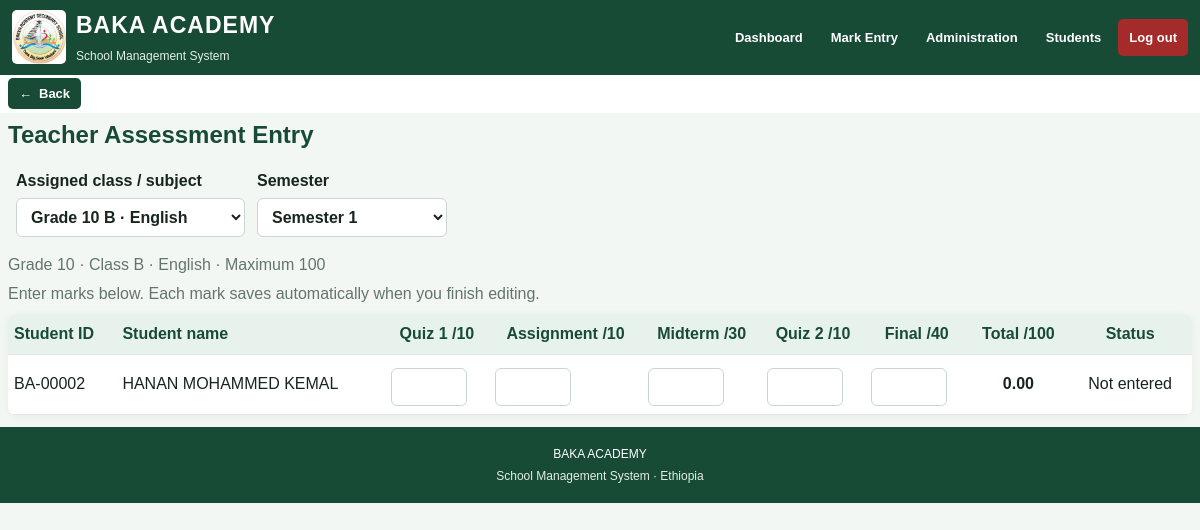
The app's page /teacher/marks (signed in) with its own data.
### app.py (models this page shows)
class Assignment(db.Model):
    id = db.Column(db.Integer, primary_key=True)
    teacher_id = db.Column(
        db.Integer, db.ForeignKey("user.id"), nullable=False
    )
    grade = db.Column(db.String(10), nullable=False)
    section = db.Column(db.String(10), nullable=False)
    stream = db.Column(db.String(50), nullable=True)
    subject = db.Column(db.String(80), nullable=True)

class Student(db.Model):
    id = db.Column(db.Integer, primary_key=True)
    student_id = db.Column(db.String(30), unique=True, nullable=False)
    full_name = db.Column(db.String(150), nullable=False)
    grade = db.Column(db.String(10), nullable=False)
    section = db.Column(db.String(10), nullable=False)
    sex = db.Column(db.String(1))
    age = db.Column(db.Integer)
    family_contact_name = db.Column(db.String(150))
    family_phone = db.Column(db.String(30))
    previous_school = db.Column(db.String(150))
    photo_filename = db.Column(db.String(255))
    stream = db.Column(db.String(50))
    academic_year_ec = db.Column(db.String(30))
    academic_year_gc = db.Column(db.String(30))
    is_active = db.Column(
        db.Boolean, nullable=False, default=True, server_default="1"
    )
    left_at = db.Column(db.DateTime)

### app.py (the view, shortened to what this page needs)
@app.route("/teacher/marks", methods=["GET", "POST"])
@logged_in
def marks():
    user = db.session.get(User, session["user_id"])
    if user.role not in ["admin", "teacher"]:
        flash("You are not allowed to enter marks.")
        return redirect(url_for("dashboard"))
    if user.role == "admin":
        assignments = Assignment.query.order_by(
            Assignment.grade,
            Assignment.section,
            Assignment.stream,
            Assignment.subject
        ).all()
    assignment_id = request.values.get("assignment_id", type=int)
    selected = next(
        (a for a in assignments if a.id == assignment_id),
        assignments[0] if assignments else None
    )
    term_value = request.values.get("term", "Semester 1")
    term = normalize_semester(term_value) or "Semester 1"
    students = []
    if selected:
        student_query = Student.query.filter_by(
            grade=selected.grade,
            section=selected.section,
            is_active=True
        ).order_by(Student.full_name)
        students = student_query.all()
    assessment_existing = {}
    if selected and students and selected.subject:
        student_ids = [student.id for student in students]
        saved_marks = AssessmentMark.query.filter(
            AssessmentMark.student_id.in_(student_ids),
            AssessmentMark.subject == selected.subject,
            AssessmentMark.semester == term
        ).all()
        student_years = {
            student.id: (student.academic_year_ec or "").strip()
            for student in students
        }
    existing = {}
    if selected and selected.subject:
        marks_query = Mark.query.filter_by(
            subject=selected.subject,
            term=term
        )
        if user.role != "admin":
            marks_query = marks_query.filter_by(
                teacher_id=user.id
            )
        for mark in marks_query.all():
            existing[mark.student_id] = mark.score
    return render_template(
        "marks.html",
        assignments=assignments,
        selected=selected,
        students=students,
        existing=existing,
        assessment_existing=assessment_existing,
        term=term
    )

### app.py (called while the page is built)
def logged_in(fn):
    @wraps(fn)
    def wrapper(*args, **kwargs):
        if "user_id" not in session:
            return redirect(url_for("login"))
        user = db.session.get(User, session["user_id"])
        if not user or not user.is_active:
            session.clear()
            flash("Your account is inactive or unavailable.")
            return redirect(url_for("login"))
        return fn(*args, **kwargs)
    return wrapper

def normalize_semester(value):
    if value in ["Term 1", "Semester 1"]:
        return "Semester 1"
    if value in ["Term 2", "Semester 2"]:
        return "Semester 2"
    return None

### templates/marks.html (shortened to what this page needs)
{% extends "base.html" %}
{% block content %}
<div class="marks-page">
    <h2>Teacher Assessment Entry</h2>
    {% if assignments %}
    <form class="toolbar" method="get">
        <label>
            Assigned class / subject
            <select name="assignment_id" onchange="this.form.submit()">
                {% for a in assignments %}
                <option value="{{ a.id }}"
                    {% if selected and selected.id == a.id %}selected{% endif %}>
                    Grade {{ a.grade }} {{ a.section }} · {{ a.subject }}
                </option>
                {% endfor %}
            </select>
        </label>
        <label>
            Semester
            <select name="term" onchange="this.form.submit()">
                <option value="Semester 1"
                    {% if term == "Semester 1" or term == "Term 1" %}selected{% endif %}>
                    Semester 1
                </option>
            </select>
        </label>
    </form>
    {% if selected %}
    <p class="muted">
        Grade {{ selected.grade }} · Class {{ selected.section }}
        · {{ selected.subject }} · Maximum 100
    </p>
    <p class="muted">
        Enter marks below. Each mark saves automatically when you finish editing.
    </p>
    <div class="table-wrap">
        <table>
            <thead>
                <tr>
                    <th>Student ID</th>
                    <th>Student name</th>
                    <th>Quiz 1 /10</th>
                    <th>Assignment /10</th>
                    <th>Midterm /30</th>
                    <th>Quiz 2 /10</th>
                    <th>Final /40</th>
                    <th>Total /100</th>
                    <th>Status</th>
                </tr>
            </thead>
            <tbody>
                {% for s in students %}
                {% set saved = assessment_existing.get(s.id) if assessment_existing else none %}
                <tr class="assessment-row" data-student-id="{{ s.id }}">
                    <td>{{ s.student_id }}</td>
                    <td>{{ s.full_name }}</td>
                    <td>
                        <input class="assessment-input"
                               type="number" min="0" max="10" step="0.01"
                               data-field="quiz1"
                               value="{{ saved.quiz1 if saved and saved.quiz1 is not none else '' }}"
                               aria-label="Quiz 1 for {{ s.full_name }}">
                    </td>
                    <td>
                        <input class="assessment-input"
                               type="number" min="0" max="10" step="0.01"
                               data-field="assignment"
                               value="{{ saved.assignment if saved and saved.assignment is not none else '' }}"
                               aria-label="Assignment for {{ s.full_name }}">
                    </td>
                    <td>
                        <input class="assessment-input"
                               type="number" min="0" max="30" step="0.01"
                               data-field="midterm"
                               value="{{ saved.midterm if saved and saved.midterm is not none else '' }}"
                               aria-label="Midterm for {{ s.full_name }}">
                    </td>
                    <td>
                        <input class="assessment-input"
                               type="number" min="0" max="10" step="0.01"
                               data-field="quiz2"
                               value="{{ saved.quiz2 if saved and saved.quiz2 is not none else '' }}"
                               aria-label="Quiz 2 for {{ s.full_name }}">
                    </td>
                    <td>
                        <input class="assessment-input"
                               type="number" min="0" max="40" step="0.01"
                               data-field="final"
                               value="{{ saved.final if saved and saved.final is not none else '' }}"
                               aria-label="Final for {{ s.full_name }}">
                    </td>
                    <td class="assessment-total">
                        {{ "%.2f"|format(saved.total) if saved else "0.00" }}
                    </td>
                    <td class="assessment-status">
                        {% if saved %}Previously saved{% else %}Not entered{% endif %}
                    </td>
                </tr>
                {% else %}
                <tr>
                    <td colspan="9">No students registered in this class.</td>
                </tr>
                {% endfor %}
            </tbody>
        </table>
    </div>
    {% endif %}
    {% else %}
    <p>No subject has been assigned to your account. Contact the administrator.</p>
    {% endif %}
</div>
{% endblock %}

### static/style.css (style rules this page uses)
* { box-sizing: border-box; }
:root { --green: #174b36; --green-dark: #103b2b; --green-light: #236b4c; --green-pale: #e8f2ec; --gold: #d9b45b; --background: #f3f7f4; --white: #ffffff; --text: #17251d; --muted: #64756a; --border: #dce7df; }
html { width: 100%; min-height: 100%; }
body { width: 100%; min-height: 100vh; margin: 0; padding: 0; font-family: Arial, sans-serif; background: var(--background); color: var(--text); line-height: 1.5; overflow-x: hidden; }
h2 { color: var(--green); }
label { display: block; margin: 10px 0; font-weight: bold; }
input, select, textarea { display: block; width: 100%; max-width: 100%; margin-top: 5px; padding: 9px 10px; border: 1px solid #cbd5d1; border-radius: 6px; background: white; color: var(--text); font: inherit; }
.toolbar { display: flex; align-items: end; flex-wrap: wrap; gap: 12px; }
.toolbar label { min-width: 190px; }
.table-wrap { width: 100%; max-width: 100%; margin: 10px 0; overflow-x: auto; border-radius: 8px; background: white; box-shadow: 0 2px 10px #1720330c; }
table { width: 100%; border-collapse: collapse; min-width: 550px; }
th, td { padding: 10px; border-bottom: 1px solid var(--border); text-align: left; vertical-align: middle; }
th { background: var(--green-pale); color: var(--green); }
.muted { color: var(--muted); }

### templates/base.html (style rules this page uses)
* { box-sizing: border-box; }
html, body { width: 100%; min-height: 100%; margin: 0; padding: 0; }
body { overflow-x: hidden; }

### templates/marks.html (style rules this page uses)
.marks-page { width: 100%; max-width: none; margin: 0; padding: 4px 8px 12px; }
.marks-page h2 { margin: 0 0 8px; padding: 0; }
.marks-page .toolbar { display: flex; flex-wrap: wrap; align-items: end; gap: 12px; margin: 0 0 8px; padding: 8px; }
.marks-page .toolbar label { margin: 0; }
.marks-page .muted { margin: 5px 0; }
.marks-page .table-wrap { width: 100%; max-width: none; margin: 8px 0 0; padding: 0; overflow-x: auto; }
.marks-page table { width: 100%; min-width: 950px; margin: 0; border-collapse: collapse; }
.marks-page th, .marks-page td { padding: 8px 6px; vertical-align: middle; text-align: center; }
.marks-page th:nth-child(1), .marks-page td:nth-child(1), .marks-page th:nth-child(2), .marks-page td:nth-child(2) { text-align: left; }
.marks-page .assessment-input { width: 76px; max-width: 100%; padding: 6px; text-align: center; box-sizing: border-box; }
.marks-page .assessment-total { font-weight: bold; white-space: nowrap; }
.marks-page .assessment-status { min-width: 105px; white-space: nowrap; }

### records on screen
Assignment: grade "10", section "B", subject "English"
Student: student_id "BA-00002", full_name "HANAN MOHAMMED KEMAL", total "0.00"
